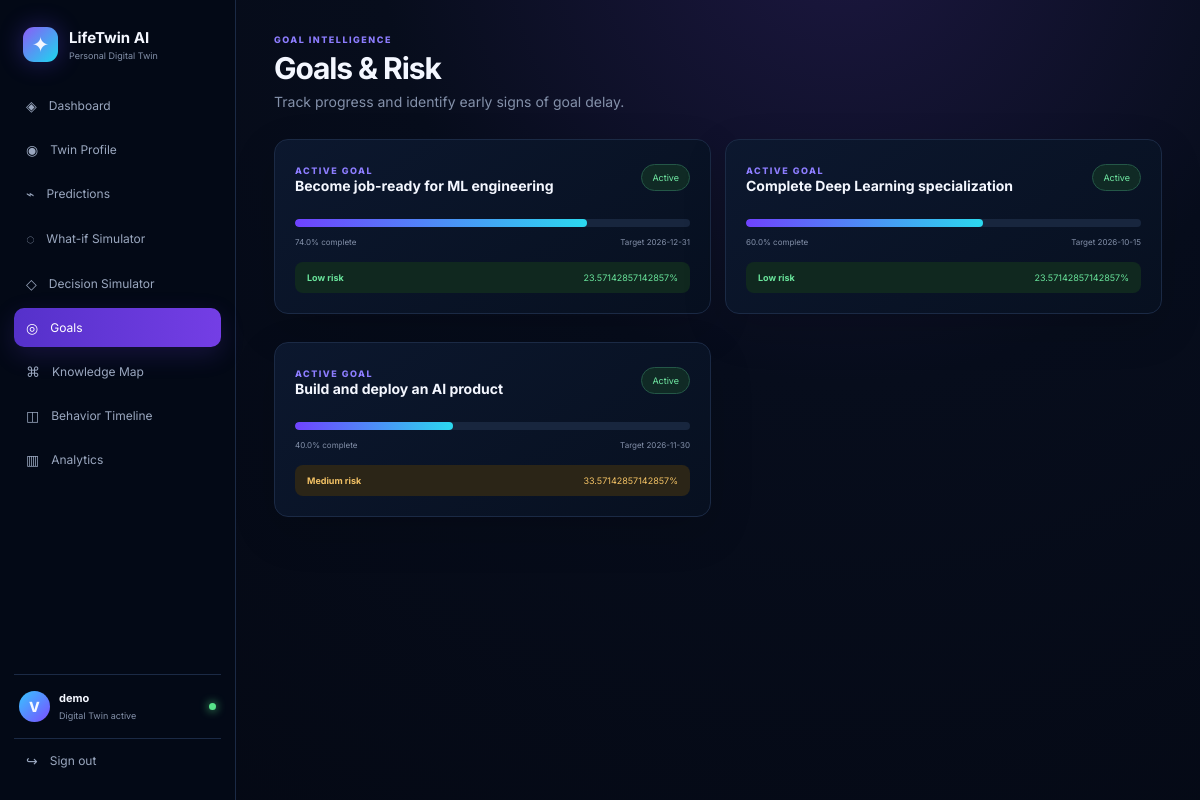
The page /goals (signed in) on the database its author committed.
### tables this page shows
CREATE TABLE goals (
 id INTEGER PRIMARY KEY AUTOINCREMENT,
 user_id INTEGER NOT NULL,
 title TEXT NOT NULL,
 target_date TEXT NOT NULL,
 progress REAL NOT NULL,
 status TEXT NOT NULL DEFAULT 'Active',
 FOREIGN KEY(user_id) REFERENCES users(id)
);

### app/routes.py (the view)
@main.route("/goals")
@login_required
def goals_page():
    con=db();gs=goals(con,session["uid"]);risks=goal_risk(con,session["uid"]);con.close();return render_template("goals.html",goals=gs,risks=risks)

### app/db.py (called while the page is built)
def connect(path):
    con = sqlite3.connect(path)
    con.row_factory = sqlite3.Row
    return con

### app/routes.py (called while the page is built)
def db():
    from flask import current_app
    return connect(current_app.config["DATABASE"])

def login_required(fn):
    @wraps(fn)
    def wrapper(*a,**kw):
        return fn(*a,**kw) if "uid" in session else redirect(url_for("main.login"))
    return wrapper

@main.app_context_processor
def globals():
    return {"app_name":"LifeTwin AI","username":session.get("username","")}

### app/services.py (called while the page is built)
def get_df(con,uid):
    return pd.read_sql_query(
        "SELECT * FROM interactions WHERE user_id=? ORDER BY event_date",con,params=[uid]
    )

def clamp(x,lo=0,hi=1):
    return max(lo,min(hi,float(x)))

def goals(con,uid):
    return [dict(r) for r in con.execute(
        "SELECT * FROM goals WHERE user_id=? ORDER BY id",[uid]).fetchall()]

def goal_risk(con,uid):
    df=get_df(con,uid); gs=goals(con,uid)
    if df.empty:return []
    r=df.tail(21)
    completion=r.completed.mean()
    consistency=clamp(1-r.task_switches.mean()/10)
    revision=(r.task_type=="Revision").mean()
    risk=clamp(.35*(1-completion)+.25*(1-consistency)+.25*(1-completion)+.15*(1-revision))
    out=[]
    for g in gs:
        adj=clamp(risk+(.10 if g["progress"]<.5 else 0))
        label="High" if adj>.48 else "Medium" if adj>.28 else "Low"
        out.append({"goal":g["title"],"risk":adj,"label":label,"progress":g["progress"]})
    return out

### templates/goals.html
{% extends "base.html" %}{% block content %}
<header class="topbar"><div><div class="eyebrow">GOAL INTELLIGENCE</div><h1>Goals & Risk</h1><p class="muted">Track progress and identify early signs of goal delay.</p></div></header>
<section class="grid-2">{% for g in goals %}<div class="panel goal-card"><div class="panel-head"><div><span class="eyebrow">ACTIVE GOAL</span><h2>{{g.title}}</h2></div><span class="status-pill">{{g.status}}</span></div>
<div class="big-progress"><i style="width:{{g.progress*100}}%"></i></div><div class="goal-meta"><span>{{g.progress*100|round|int}}% complete</span><span>Target {{g.target_date}}</span></div>
{% for r in risks if r.goal==g.title %}<div class="risk {{r.label|lower}}"><b>{{r.label}} risk</b><span>{{r.risk*100|round|int}}%</span></div>{% endfor %}</div>{% endfor %}</section>{% endblock %}

### static/css/style.css (style rules this page uses)
:root { --bg:#050b19;--panel:#0a1428;--line:#1b2a45;--text:#f4f7ff;--muted:#8491aa;--purple:#7c4dff;--cyan:#27d7ef;--green:#57e389;--red:#ff667d;--amber:#f3b64f }
* { box-sizing:border-box }
body { margin:0;background:radial-gradient(circle at 70% -10%,#1c1740 0,#070d1c 38%,#040813 100%);color:var(--text);font-family:Inter,system-ui,sans-serif;font-size:14px }
.topbar { display:flex;justify-content:space-between;align-items:flex-start;margin-bottom:26px }
.topbar h1 { font-size:30px;letter-spacing:-1.1px;margin:5px 0 }
.eyebrow { font-size:9px;letter-spacing:1.5px;color:#8d7dff;font-weight:800 }
.muted { color:var(--muted);line-height:1.6;margin:0 }
.metric,.panel { background:linear-gradient(145deg,rgba(12,24,47,.96),rgba(7,16,32,.98));border:1px solid var(--line);border-radius:14px;box-shadow:0 15px 45px #00000024 }
.progress,.goal-bar,.big-progress { height:5px;background:#18263e;border-radius:99px;overflow:hidden }
.progress i,.goal-bar i,.big-progress i { display:block;height:100%;background:linear-gradient(90deg,#6f42ff,#2bd9ef);border-radius:99px }
.grid-2 { display:grid;grid-template-columns:1fr 1fr;gap:14px;margin-bottom:14px }
.panel { padding:20px;margin-bottom:14px }
.panel-head { display:flex;justify-content:space-between;align-items:center;margin-bottom:17px }
.panel-head h2 { font-size:15px;margin:0 }
.status-pill { font-size:9px;color:#70e7a2;background:#102a25;border:1px solid #245747;padding:7px 10px;border-radius:999px }
.goal-card h2 { font-size:14px }
.big-progress { height:8px;margin:25px 0 10px }
.goal-meta { display:flex;justify-content:space-between;color:var(--muted);font-size:8px }
.risk { display:flex;justify-content:space-between;padding:10px 12px;border-radius:8px;margin-top:15px;font-size:9px }
.risk.medium { background:#2b2517;color:#f3c265 }
.risk.low { background:#10281f;color:#69e49b }

### rows shown on the page
goals: title "Become job-ready for ML engineering", status "Active", g.progress*100|round|int "74.0", target_date "2026-12-31", label "Low", risk "23.57142857142857"
goals: title "Complete Deep Learning specialization", status "Active", g.progress*100|round|int "60.0", target_date "2026-10-15", label "Low", risk "23.57142857142857"
goals: title "Build and deploy an AI product", status "Active", g.progress*100|round|int "40.0", target_date "2026-11-30", label "Medium", risk "33.57142857142857"

### other values the page prints
{{ username }} "demo"
